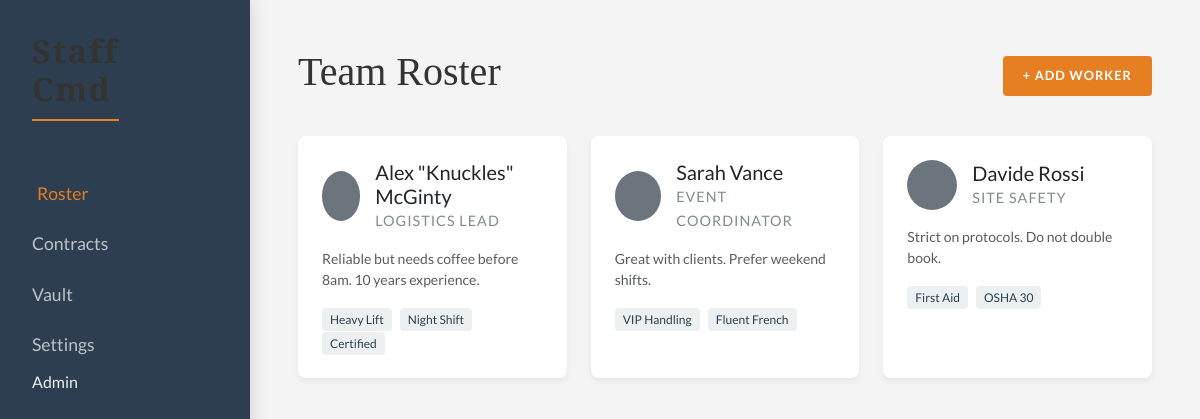
The page / on the database its author committed.
### tables this page shows
CREATE TABLE workers (
    id INTEGER PRIMARY KEY AUTOINCREMENT,
    name TEXT NOT NULL,
    role TEXT NOT NULL,
    tags TEXT,
    rating INTEGER DEFAULT 5,
    email TEXT,
    phone TEXT,
    bio TEXT,
    image_url TEXT
);

### app.py (the view)
@app.route('/')
def dashboard():
    cur = get_db().cursor()
    cur.execute("SELECT * FROM workers")
    workers = cur.fetchall()
    total_workers = len(workers)
    return render_template('dashboard.html', workers=workers, total_workers=total_workers)

### app.py (called while the page is built)
def get_db():
    db = getattr(g, '_database', None)
    if db is None:
        db = g._database = sqlite3.connect(DATABASE)
        db.row_factory = sqlite3.Row
    return db

@app.teardown_appcontext
def close_connection(exception):
    db = getattr(g, '_database', None)
    if db is not None:
        db.close()

### templates/dashboard.html
{% extends 'base.html' %}
{% block content %}
<div class="section-header">
    <h1>Team Roster</h1>
    <a href="{{ url_for('add_worker') }}" class="btn btn-primary-custom">+ Add Worker</a>
</div>
<div class="row">
    {% for worker in workers %}
    <div class="col-md-4 mb-4">
        <a href="{{ url_for('worker_detail', worker_id=worker['id']) }}" class="text-decoration-none text-dark">
            <div class="card card-custom h-100">
                <div class="card-body">
                    <div class="d-flex align-items-center mb-3">
                        <div class="bg-secondary rounded-circle" style="width: 50px; height: 50px; margin-right: 15px;"></div>
                        <div>
                            <h5 class="card-title mb-0">{{ worker['name'] }}</h5>
                            <span class="worker-role">{{ worker['role'] }}</span>
                        </div>
                    </div>
                    <p class="card-text text-muted small">{{ worker['bio'] }}</p>
                    <div class="mt-3">
                        {% if worker['tags'] %}
                            {% for tag in worker['tags'].split(',') %}
                                <span class="tag-badge">{{ tag }}</span>
                            {% endfor %}
                        {% endif %}
                    </div>
                </div>
            </div>
        </a>
    </div>
    {% endfor %}
</div>
{% endblock %}

### templates/base.html (shortened to what this page needs)
<!DOCTYPE html>
<html lang="en">
<head>
    <link href="https://cdn.jsdelivr.net/npm/bootstrap@5.3.0/dist/css/bootstrap.min.css" rel="stylesheet">
    <link rel="stylesheet" href="{{ url_for('static', filename='css/style.css') }}">
</head>
<body>
    <div class="sidebar">
        <div class="logo">
            <h2>Staff<br>Cmd</h2>
        </div>
        <nav>
            <a href="{{ url_for('dashboard') }}" class="active">Roster</a>
            <a href="#">Contracts</a>
            <a href="#">Vault</a>
            <a href="#">Settings</a>
        </nav>
        <div class="user-profile">
            <p>Admin</p>
        </div>
    </div>
    <main class="content">
        {% block content %}{% endblock %}
    </main>
</body>
</html>

### static/css/style.css (style rules this page uses)
:root { --bg-color: #f4f4f4; --sidebar-bg: #2c3e50; --text-primary: #333; --accent: #e67e22; --card-bg: #ffffff; --font-heading: 'Cinzel', serif; --font-body: 'Lato', sans-serif; }
body { background-color: var(--bg-color); font-family: var(--font-body); display: flex; min-height: 100vh; margin: 0; overflow-x: hidden; }
.sidebar { width: 250px; background-color: var(--sidebar-bg); color: #ecf0f1; display: flex; flex-direction: column; padding: 2rem; position: fixed; height: 100vh; box-shadow: 4px 0 15px rgba(0,0,0,0.1); }
.sidebar .logo h2 { font-family: var(--font-heading); font-weight: 700; letter-spacing: 2px; margin-bottom: 3rem; border-bottom: 2px solid var(--accent); display: inline-block; padding-bottom: 10px; }
.sidebar nav a { color: #bdc3c7; text-decoration: none; display: block; padding: 12px 0; font-size: 1.1rem; transition: color 0.3s, transform 0.2s; }
.sidebar nav a:hover, .sidebar nav a.active { color: var(--accent); transform: translateX(5px); }
.content { margin-left: 250px; padding: 3rem; width: 100%; }
h1, h2, h3 { font-family: var(--font-heading); color: var(--text-primary); }
.section-header { display: flex; justify-content: space-between; align-items: center; margin-bottom: 2rem; }
.card-custom { background: var(--card-bg); border: none; border-radius: 8px; box-shadow: 0 4px 6px rgba(0,0,0,0.05); transition: transform 0.2s, box-shadow 0.2s; overflow: hidden; }
.card-body { padding: 1.5rem; }
.worker-role { color: #7f8c8d; font-size: 0.9rem; text-transform: uppercase; letter-spacing: 1px; margin-bottom: 10px; }
.tag-badge { background-color: #ecf0f1; color: #2c3e50; font-size: 0.75rem; padding: 4px 8px; border-radius: 4px; margin-right: 5px; }
.btn-primary-custom { background-color: var(--accent); border: none; padding: 10px 20px; color: white; font-weight: bold; border-radius: 4px; text-transform: uppercase; font-size: 0.8rem; letter-spacing: 1px; }

### rows shown on the page
workers: name "Alex \"Knuckles\" McGinty", role "LOGISTICS LEAD", bio "Reliable but needs coffee before 8am. 10 years experience.", tag "Heavy Lift" "Night Shift" "Certified"
workers: name "Sarah Vance", role "EVENT COORDINATOR", bio "Great with clients. Prefer weekend shifts.", tag "VIP Handling" "Fluent French"
workers: name "Davide Rossi", role "SITE SAFETY", bio "Strict on protocols. Do not double book.", tag "First Aid" "OSHA 30"
